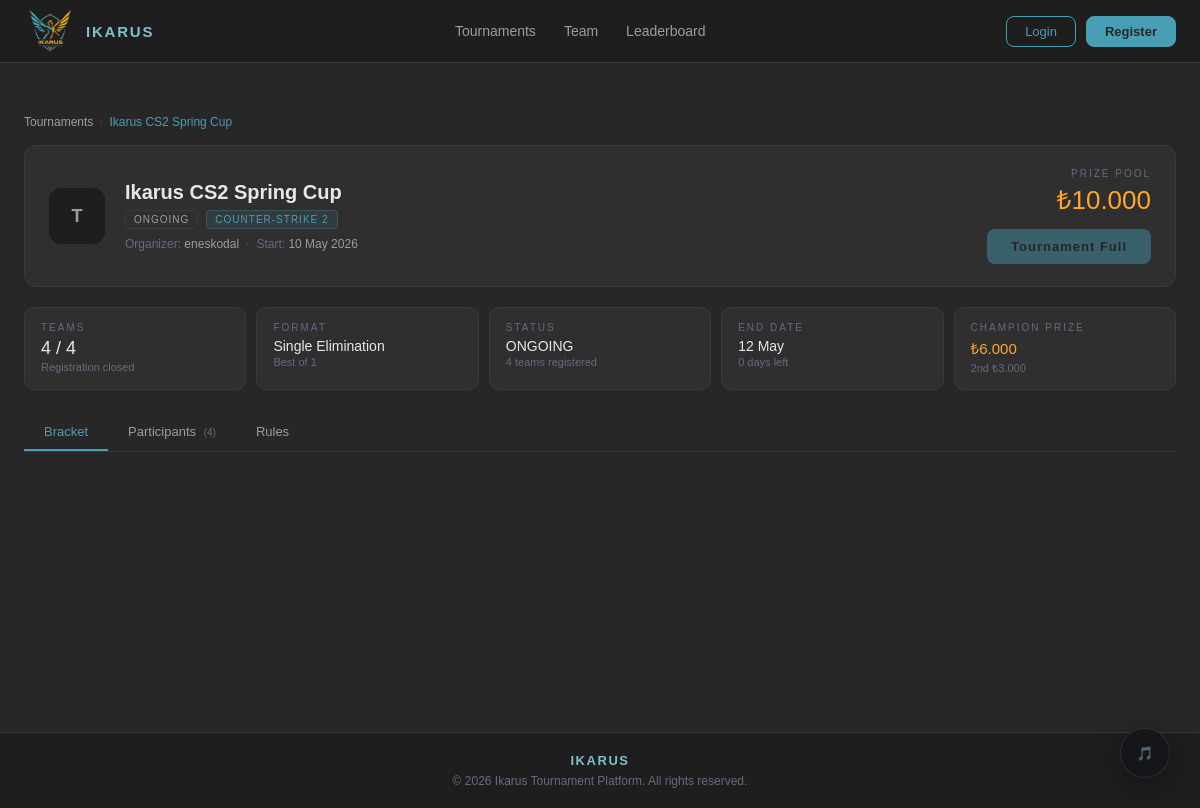
/pages/tournaments-details.php?id=1, run on the app's committed database.
### tables this page shows
CREATE TABLE Tournament (
    id BIGINT NOT NULL AUTO_INCREMENT,
    name VARCHAR(150) NOT NULL,
    description TEXT,
    start_date DATETIME NOT NULL,
    end_date DATETIME NOT NULL,
    status VARCHAR(20) NOT NULL,
    prize_pool DECIMAL(18,6),
    prize_1st DECIMAL(10,2),
    prize_2nd DECIMAL(10,2),
    prize_3rd DECIMAL(10,2),
    max_teams BIGINT,
    organizer_id BIGINT NOT NULL,
    game_id BIGINT NOT NULL,
    checkin_minutes INT DEFAULT 15,
    noshow_minutes INT DEFAULT 10,
    created_at DATETIME DEFAULT CURRENT_TIMESTAMP,
    deleted_at DATETIME DEFAULT NULL,
    PRIMARY KEY (id)
);

CREATE TABLE Game (
    id BIGINT NOT NULL AUTO_INCREMENT,
    name VARCHAR(50) NOT NULL,
    genre VARCHAR(50),
    max_team_size BIGINT NOT NULL,
    api_source_url VARCHAR(255),
    created_at DATETIME DEFAULT CURRENT_TIMESTAMP(6) NOT NULL,
    deleted_at DATETIME DEFAULT NULL,
    PRIMARY KEY (id)
);

CREATE TABLE Player (
    id BIGINT NOT NULL AUTO_INCREMENT,
    username VARCHAR(50) NOT NULL,
    email VARCHAR(100) NOT NULL,
    password_hash VARCHAR(255) NOT NULL,
    birth_date DATETIME,
    registered_at DATETIME DEFAULT CURRENT_TIMESTAMP(6),
    team_id BIGINT,
    role VARCHAR(50),  
    user_type VARCHAR(20) NOT NULL,
    avatar_url VARCHAR(255) NULL,
    deleted_at DATETIME DEFAULT NULL,
    PRIMARY KEY (id)
);

### includes/session.php (called while the page is built, shortened)
<?php
    function isLoggedIn(): bool {
        return isset($_SESSION['user_id']);
    }
?>

### pages/tournaments-details.php (the view, shortened to what this page needs)
<?php
require_once '../includes/session.php';
$t_id = filter_input(INPUT_GET, 'id', FILTER_VALIDATE_INT) ?: 0;
try {
    $stmt = $pdo->prepare("
        SELECT t.*, g.name AS game_name, p.username AS organizer_name
        FROM Tournament t
        LEFT JOIN Game g  ON g.id = t.game_id
        LEFT JOIN Player p ON p.id = t.organizer_id
        WHERE t.id = ? AND t.deleted_at IS NULL
    ");
    $stmt->execute([$t_id]);
    $tournament = $stmt->fetch();
} catch (Exception $e) {
    $tournament = false;
}
try {
    $stmtTeams = $pdo->prepare("
        SELECT t.id, t.name, t.tag, t.rank_point, tt.registered_at
        FROM tournament_teams tt
        JOIN Team t ON t.id = tt.team_id
        WHERE tt.tournament_id = ?
        ORDER BY t.rank_point DESC
    ");
    $stmtTeams->execute([$t_id]);
    $teams = $stmtTeams->fetchAll();
} catch (Exception $e) {
    $teams = [];
}
try {
    $stmtMatches = $pdo->prepare("
        SELECT m.*,
               t1.name AS home_name, t2.name AS away_name
        FROM Matches m
        LEFT JOIN Team t1 ON t1.id = m.team1_id
        LEFT JOIN Team t2 ON t2.id = m.team2_id
        WHERE m.tournament_id = ?
        ORDER BY m.round_number ASC, m.id ASC
    ");
    $stmtMatches->execute([$t_id]);
    $matches = $stmtMatches->fetchAll();
} catch (Exception $e) {
    $matches = [];
}
$myTeamId          = null;
$myTeamInTournament = false;
$registeredCount = count($teams);
$isFull   = $tournament['max_teams'] > 0 && $registeredCount >= $tournament['max_teams'];
$canJoin  = isLoggedIn()
    && $myTeamId
    && !$myTeamInTournament
    && !$isFull
    && $tournament['status'] === 'registration';
$statusMap = [
    'live'         => ['label' => 'LIVE',     'class' => 's-live'],
    'registration' => ['label' => 'OPEN',     'class' => 's-open'],
    'upcoming'     => ['label' => 'UPCOMING', 'class' => 's-soon'],
    'completed'    => ['label' => 'ENDED',    'class' => 's-full'],
];
$statusInfo = $statusMap[$tournament['status']] ?? ['label' => strtoupper($tournament['status']), 'class' => 's-full'];
$gameIcon   = 'T';
$gameClass  = 'icon-all';
$prizePool = (float)($tournament['prize_pool'] ?? 0);
$prize1st  = (float)($tournament['prize_1st']  ?? $prizePool * 0.6);
$prize2nd  = (float)($tournament['prize_2nd']  ?? $prizePool * 0.3);
$daysLeft = '';
if (!empty($tournament['end_date'])) {
    $diff = (new DateTime($tournament['end_date']))->diff(new DateTime());
    $daysLeft = $diff->invert ? $diff->days . ' days left' : 'Ended';
}
?>
<!DOCTYPE html>
<html lang="en">
<head>
    <link rel="stylesheet" href="../assets/css/global.css">
    <link rel="stylesheet" href="../assets/css/modal.css">
    <link rel="stylesheet" href="../assets/css/utils.css">
    <link rel="stylesheet" href="../assets/css/tournaments.css">
    <link rel="stylesheet" href="../assets/css/tournament-details.css">
    <link rel="stylesheet" href="https://unpkg.com/jquery-bracket@0.11.1/dist/jquery.bracket.min.css">
</head>
<body>
    <?php require_once '../includes/header.php' ?>
    <main>
        <div class="page tournaments-wrapper">
            <div class="content">
                <div class="breadcrumb">
                    <a href="tournaments.php">Tournaments</a>
                    <span class="sep">›</span>
                    <span class="current"><?= htmlspecialchars($tournament['name']) ?></span>
                </div>
                <div class="hero-band">
                    <div class="t-icon <?= $gameClass ?>">
                        <?= htmlspecialchars($gameIcon) ?>
                    </div>
                    <div class="t-hero-info">
                        <div class="t-title"><?= htmlspecialchars($tournament['name']) ?></div>
                        <div class="t-badges">
                            <span class="badge <?= $statusInfo['class'] ?>"><?= $statusInfo['label'] ?></span>
                            <span class="badge s-soon"><?= htmlspecialchars($tournament['game_name'] ?? '—') ?></span>
                        </div>
                        <div class="t-organizer">
                            Organizer: <span><?= htmlspecialchars($tournament['organizer_name'] ?? '—') ?></span>
                            &nbsp;·&nbsp;
                            Start: <span><?= date('d M Y', strtotime($tournament['start_date'])) ?></span>
                        </div>
                    </div>
                    <div class="hero-right">
                        <?php if ($prizePool > 0): ?>
                        <div class="prize-big">
                            <div class="prize-label-sm">PRIZE POOL</div>
                            <div class="prize-amount">₺<?= number_format($prizePool, 0, ',', '.') ?></div>
                        </div>
                        <?php endif; ?>
                        <?php if ($myTeamInTournament): ?>
                            <button class="join-btn" disabled>✓ Joined</button>
                        <?php elseif ($isFull): ?>
                            <button class="join-btn" disabled>Tournament Full</button>
                        <?php elseif (!isLoggedIn()): ?>
                            <button class="join-btn" onclick="openModal('login')">Login</button>
                        <?php elseif ($tournament['status'] !== 'registration'): ?>
                            <button class="join-btn" disabled>Registration Closed</button>
                        <?php else: ?>
                            <button class="join-btn" disabled>Team Required</button>
                        <?php endif; ?>
                    </div>
                </div>
                <div class="stats-row">
                    <div class="stat-card">
                        <div class="stat-label">Teams</div>
                        <div class="stat-val"><?= $registeredCount ?> / <?= $tournament['max_teams'] ?: '∞' ?></div>
                        <div class="stat-sub"><?= $isFull ? 'Registration closed' : 'Registration open' ?></div>
                    </div>
                    <div class="stat-card">
                        <div class="stat-label">Format</div>
                        <div class="stat-val" style="font-size:14px">Single Elimination</div>
                        <div class="stat-sub">Best of 1</div>
                    </div>
                    <div class="stat-card">
                        <div class="stat-label">Status</div>
                        <div class="stat-val" style="font-size:14px"><?= $statusInfo['label'] ?></div>
                        <div class="stat-sub"><?= $registeredCount ?> teams registered</div>
                    </div>
                    <div class="stat-card">
                        <div class="stat-label">End Date</div>
                        <div class="stat-val" style="font-size:14px"><?= date('d M', strtotime($tournament['end_date'])) ?></div>
                        <div class="stat-sub"><?= $daysLeft ?></div>
                    </div>
                    <?php if ($prize1st > 0): ?>
                    <div class="stat-card">
                        <div class="stat-label">Champion Prize</div>
                        <div class="stat-val" style="font-size:15px;color:var(--highlight)">₺<?= number_format($prize1st, 0, ',', '.') ?></div>
                        <div class="stat-sub">2nd ₺<?= number_format($prize2nd, 0, ',', '.') ?></div>
                    </div>
                    <?php endif; ?>
                </div>
                <div class="tabs">
                    <button class="tab-btn active" onclick="switchDetailTab('bracket',this)">Bracket</button>
                    <button class="tab-btn" onclick="switchDetailTab('participants',this)">
                        Participants
                        <span style="font-size:10px;color:var(--text-faint);margin-left:4px">(<?= $registeredCount ?>)</span>
                    </button>
                    <button class="tab-btn" onclick="switchDetailTab('rules',this)">Rules</button>
                </div>
                <div id="tab-bracket" class="tab-pane active">
                    <?php if (empty($matches)): ?>
                        <div class="bracket-empty">
                            <div class="bracket-empty-icon">🏆</div>
                            <div>Bracket has not been created yet.</div>
                            <div style="color:var(--text-faint);font-size:11px;margin-top:6px">
                                It will appear here when the matches start.
                            </div>
                        </div>
                    <?php else: ?>
                        <div class="bracket-scroll">
                        </div>
                    <?php endif; ?>
                </div>
            </div>
        </div>
    </main>
    <?php require_once '../includes/footer.php' ?>
</body>
</html>
</body>
</html>

### assets/css/global.css (style rules this page uses)
:root { --bg: #272727; --surface: #2f2f2f; --border: #3a3a3a; --text: #ede7e3; --text-muted: #a09d99; --text-faint: #6b6880; --accent: #489fb5; --accent-soft: #82c0cc; --highlight: #ffa62b; --surface-2: #1e1e1e; --transition: 0.3s ease; }
*, *::before, *::after { box-sizing: border-box; margin: 0; padding: 0; }
html { height: 100%; }
body { min-height: 100vh; background-color: var(--bg); color: var(--text); font-family: Arial, Helvetica, sans-serif; display: flex; flex-direction: column; overflow-x: hidden; }
main { flex: 1; }
a { color: inherit; text-decoration: none; }

### assets/css/tournaments.css (style rules this page uses)
.tournaments-wrapper { max-width: 1200px; margin: 40px auto; padding: 0 24px; width: 100%; }
.page { background: transparent; color: var(--text); border-radius: 12px; overflow: hidden; }
main, .game-filter, .t-card { position: relative; z-index: 10; }
.icon-all { background: var(--surface-2); color: var(--text-muted); }
.badge, .status-badge { font-size: 10px; padding: 3px 8px; border-radius: 4px; letter-spacing: 1px; text-transform: uppercase; }
.s-soon { background: rgba(72, 159, 181, 0.12); color: var(--accent); border: 1px solid rgba(72, 159, 181, 0.25); }
.s-full { background: var(--surface); color: var(--text-muted); border: 1px solid var(--border); }
.hero-band { display: grid; grid-template-columns: auto 1fr auto; gap: 20px; align-items: center; background: var(--surface); border: 1px solid var(--border); border-radius: 12px; padding: 22px 24px; margin-bottom: 20px; }
.t-hero-info .t-title { font-size: 20px; font-weight: 600; color: var(--text); margin-bottom: 6px; }
.join-btn { padding: 10px 24px; border: none; border-radius: 8px; background: var(--accent); color: var(--bg); font-size: 13px; font-weight: 600; cursor: pointer; transition: all var(--transition); }
.tabs { display: flex; gap: 0; border-bottom: 1px solid var(--border); margin-bottom: 20px; }
.tab-btn { padding: 10px 20px; background: transparent; border: none; border-bottom: 2px solid transparent; color: var(--text-muted); font-size: 13px; cursor: pointer; transition: all var(--transition); }
.tab-btn.active { color: var(--accent); border-bottom-color: var(--accent); }
.tab-pane { display: none; }
.tab-pane.active { display: block; }

### assets/css/tournament-details.css (style rules this page uses)
.breadcrumb { font-size: 12px; color: var(--text-faint); padding: 12px 0; margin-bottom: 4px; display: flex; align-items: center; gap: 6px; }
.breadcrumb a { color: var(--text-muted); transition: color var(--transition); }
.breadcrumb .sep { color: var(--border); }
.breadcrumb .current { color: var(--accent); }
.stats-row { display: grid; grid-template-columns: repeat(5, 1fr); gap: 10px; margin-bottom: 24px; }
.stat-card { background: var(--surface); border: 1px solid var(--border); border-radius: 10px; padding: 14px 16px; }
.stat-card .stat-label { font-size: 10px; color: var(--text-faint); letter-spacing: 2px; text-transform: uppercase; margin-bottom: 5px; }
.stat-card .stat-val { font-size: 18px; font-weight: 500; color: var(--text); }
.stat-card .stat-sub { font-size: 11px; color: var(--text-faint); margin-top: 2px; }
.hero-band { display: grid; grid-template-columns: auto 1fr auto; gap: 20px; align-items: center; background: var(--surface); border: 1px solid var(--border); border-radius: 12px; padding: 22px 24px; margin-bottom: 20px; }
.t-icon { width: 56px; height: 56px; border-radius: 12px; display: flex; align-items: center; justify-content: center; font-size: 18px; font-weight: 700; flex-shrink: 0; }
.t-hero-info .t-title { font-size: 20px; font-weight: 600; color: var(--text); margin-bottom: 6px; }
.t-badges { display: flex; gap: 8px; margin-bottom: 8px; flex-wrap: wrap; }
.t-organizer { font-size: 12px; color: var(--text-faint); }
.t-organizer span { color: var(--text-muted); }
.hero-right { display: flex; flex-direction: column; align-items: flex-end; gap: 12px; }
.prize-big .prize-label-sm { font-size: 10px; color: var(--text-faint); letter-spacing: 2px; margin-bottom: 2px; text-align: right; }
.prize-big .prize-amount { font-size: 26px; font-weight: 500; color: var(--highlight); text-align: right; }
.join-btn { padding: 10px 24px; border: none; border-radius: 8px; background: var(--accent); color: var(--surface-2); font-size: 13px; font-weight: 700; letter-spacing: 1px; cursor: pointer; transition: all var(--transition); }
.join-btn:disabled { opacity: 0.45; cursor: not-allowed; }
.bracket-scroll { overflow-x: auto; overflow-y: visible; padding: 8px 4px 20px; min-height: 220px; }

### data on the page
tournament: name "Ikarus CS2 Spring Cup", status "ONGOING", game.name "COUNTER-STRIKE 2", organizer.username "eneskodal", start_date "10 May 2026", prize_pool "10.000", max_teams "4", end_date "12 May", end_date "0 days left", prize_1st "6.000", prize_2nd "3.000"

### other printed values
$gameIcon "T"
$registeredCount "4"
